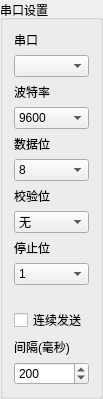
   <widget class="QGroupBox" name="groupBox">
    <property name="geometry">
     <rect>
      <x>10</x>
      <y>10</y>
      <width>103</width>
      <height>394</height>
     </rect>
    </property>
    <property name="styleSheet">
     <string notr="true"/>
    </property>
    <property name="title">
     <string>串口设置</string>
    </property>
    <property name="flat">
     <bool>false</bool>
    </property>
    <layout class="QVBoxLayout" name="verticalLayout">
     <item>
      <widget class="QLabel" name="label">
       <property name="sizePolicy">
        <sizepolicy hsizetype="Preferred" vsizetype="Fixed">
         <horstretch>0</horstretch>
         <verstretch>0</verstretch>
        </sizepolicy>
       </property>
       <property name="text">
        <string>串口</string>
       </property>
      </widget>
     </item>
     <item>
      <widget class="QComboBox" name="portNameComboBox"/>
     </item>
     <item>
      <widget class="QLabel" name="label_2">
       <property name="sizePolicy">
        <sizepolicy hsizetype="Preferred" vsizetype="Fixed">
         <horstretch>0</horstretch>
         <verstretch>0</verstretch>
        </sizepolicy>
       </property>
       <property name="text">
        <string>波特率</string>
       </property>
      </widget>
     </item>
     <item>
      <widget class="QComboBox" name="baudRateComboBox">
       <property name="currentIndex">
        <number>12</number>
       </property>
       <item>
        <property name="text">
         <string>50</string>
        </property>
       </item>
       <item>
        <property name="text">
         <string>75</string>
        </property>
       </item>
       <item>
        <property name="text">
         <string>110</string>
        </property>
       </item>
       <item>
        <property name="text">
         <string>134</string>
        </property>
       </item>
       <item>
        <property name="text">
         <string>150</string>
        </property>
       </item>
       <item>
        <property name="text">
         <string>200</string>
        </property>
       </item>
       <item>
        <property name="text">
         <string>300</string>
        </property>
       </item>
       <item>
        <property name="text">
         <string>600</string>
        </property>
       </item>
       <item>
        <property name="text">
         <string>1200</string>
        </property>
       </item>
       <item>
        <property name="text">
         <string>1800</string>
        </property>
       </item>
       <item>
        <property name="text">
         <string>2400</string>
        </property>
       </item>
       <item>
        <property name="text">
         <string>4800</string>
        </property>
       </item>
       <item>
        <property name="text">
         <string>9600</string>
        </property>
       </item>
       <item>
        <property name="text">
         <string>14400</string>
        </property>
       </item>
       <item>
        <property name="text">
         <string>19200</string>
        </property>
       </item>
       <item>
        <property name="text">
         <string>38400</string>
        </property>
       </item>
       <item>
        <property name="text">
         <string>56000</string>
        </property>
       </item>
       <item>
        <property name="text">
         <string>57600</string>
        </property>
       </item>
       <item>
        <property name="text">
         <string>76800</string>
        </property>
       </item>
       <item>
        <property name="text">
         <string>115200</string>
        </property>
       </item>
       <item>
        <property name="text">
         <string>128000</string>
        </property>
       </item>
       <item>
        <property name="text">
         <string>256000</string>
        </property>
       </item>
      </widget>
     </item>
     <item>
      <widget class="QLabel" name="label_3">
       <property name="sizePolicy">
        <sizepolicy hsizetype="Preferred" vsizetype="Fixed">
         <horstretch>0</horstretch>
         <verstretch>0</verstretch>
        </sizepolicy>
       </property>
       <property name="text">
        <string>数据位</string>
       </property>
      </widget>
     </item>
     <item>
      <widget class="QComboBox" name="dataBitsComboBox">
       <property name="currentIndex">
        <number>3</number>
       </property>
       <item>
        <property name="text">
         <string>5</string>
        </property>
       </item>
       <item>
        <property name="text">
         <string>6</string>
        </property>
       </item>
       <item>
        <property name="text">
         <string>7</string>
        </property>
       </item>
       <item>
        <property name="text">
         <string>8</string>
        </property>
       </item>
      </widget>
     </item>
     <item>
      <widget class="QLabel" name="label_4">
       <property name="sizePolicy">
        <sizepolicy hsizetype="Preferred" vsizetype="Fixed">
         <horstretch>0</horstretch>
         <verstretch>0</verstretch>
        </sizepolicy>
       </property>
       <property name="text">
        <string>校验位</string>
       </property>
      </widget>
     </item>
     <item>
      <widget class="QComboBox" name="parityComboBox">
       <item>
        <property name="text">
         <string>无</string>
        </property>
       </item>
       <item>
        <property name="text">
         <string>奇</string>
        </property>
       </item>
       <item>
        <property name="text">
         <string>偶</string>
        </property>
       </item>
      </widget>
     </item>
     <item>
      <widget class="QLabel" name="label_5">
       <property name="sizePolicy">
        <sizepolicy hsizetype="Preferred" vsizetype="Fixed">
         <horstretch>0</horstretch>
         <verstretch>0</verstretch>
        </sizepolicy>
       </property>
       <property name="text">
        <string>停止位</string>
       </property>
      </widget>
     </item>
     <item>
      <widget class="QComboBox" name="stopBitsComboBox">
       <item>
        <property name="text">
         <string>1</string>
        </property>
       </item>
       <item>
        <property name="text">
         <string>1.5</string>
        </property>
       </item>
       <item>
        <property name="text">
         <string>2</string>
        </property>
       </item>
      </widget>
     </item>
     <item>
      <spacer name="verticalSpacer">
       <property name="orientation">
        <enum>Qt::Vertical</enum>
       </property>
       <property name="sizeType">
        <enum>QSizePolicy::Fixed</enum>
       </property>
       <property name="sizeHint" stdset="0">
        <size>
         <width>17</width>
         <height>17</height>
        </size>
       </property>
      </spacer>
     </item>
     <item>
      <widget class="QCheckBox" name="obocheckBox">
       <property name="text">
        <string>连续发送</string>
       </property>
      </widget>
     </item>
     <item>
      <widget class="QLabel" name="label_6">
       <property name="sizePolicy">
        <sizepolicy hsizetype="Preferred" vsizetype="Fixed">
         <horstretch>0</horstretch>
         <verstretch>0</verstretch>
        </sizepolicy>
       </property>
       <property name="text">
        <string>间隔(毫秒)</string>
       </property>
      </widget>
     </item>
     <item>
      <widget class="QSpinBox" name="delayspinBox">
       <property name="minimum">
        <number>10</number>
       </property>
       <property name="maximum">
        <number>5000</number>
       </property>
       <property name="value">
        <number>200</number>
       </property>
      </widget>
     </item>
    </layout>
    <zorder>label</zorder>
    <zorder>portNameComboBox</zorder>
    <zorder>label_2</zorder>
    <zorder>baudRateComboBox</zorder>
    <zorder>label_3</zorder>
    <zorder>dataBitsComboBox</zorder>
    <zorder>label_4</zorder>
    <zorder>parityComboBox</zorder>
    <zorder>label_5</zorder>
    <zorder>stopBitsComboBox</zorder>
    <zorder>obocheckBox</zorder>
    <zorder>label_6</zorder>
    <zorder>delayspinBox</zorder>
    <zorder>verticalSpacer</zorder>
   </widget>
